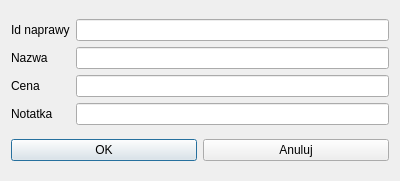
<?xml version="1.0" encoding="UTF-8"?>
<ui version="4.0">
 <class>PartDialog</class>
 <widget class="QDialog" name="PartDialog">
  <property name="geometry">
   <rect>
    <x>0</x>
    <y>0</y>
    <width>400</width>
    <height>181</height>
   </rect>
  </property>
  <property name="windowTitle">
   <string>Dialog</string>
  </property>
  <layout class="QVBoxLayout" name="verticalLayout">
   <item>
    <layout class="QGridLayout" name="gridLayout">
     <item row="3" column="0">
      <widget class="QLabel" name="LLnote">
       <property name="text">
        <string>Notatka</string>
       </property>
      </widget>
     </item>
     <item row="0" column="1">
      <widget class="QLineEdit" name="LEidrepair"/>
     </item>
     <item row="0" column="0">
      <widget class="QLabel" name="LLidrepair">
       <property name="text">
        <string>Id naprawy</string>
       </property>
      </widget>
     </item>
     <item row="1" column="0">
      <widget class="QLabel" name="LLname">
       <property name="text">
        <string>Nazwa</string>
       </property>
      </widget>
     </item>
     <item row="2" column="0">
      <widget class="QLabel" name="LLprice">
       <property name="text">
        <string>Cena</string>
       </property>
      </widget>
     </item>
     <item row="1" column="1">
      <widget class="QLineEdit" name="LEname"/>
     </item>
     <item row="2" column="1">
      <widget class="QLineEdit" name="LEprice">
       <property name="inputMethodHints">
        <set>Qt::ImhNone</set>
       </property>
      </widget>
     </item>
     <item row="3" column="1">
      <widget class="QLineEdit" name="LEnote"/>
     </item>
    </layout>
   </item>
   <item>
    <layout class="QHBoxLayout" name="horizontalLayout">
     <item>
      <widget class="QPushButton" name="PBok">
       <property name="text">
        <string>OK</string>
       </property>
      </widget>
     </item>
     <item>
      <widget class="QPushButton" name="PBanuluj">
       <property name="text">
        <string>Anuluj</string>
       </property>
      </widget>
     </item>
    </layout>
   </item>
  </layout>
 </widget>
 <tabstops>
  <tabstop>LEidrepair</tabstop>
  <tabstop>LEname</tabstop>
  <tabstop>LEprice</tabstop>
  <tabstop>LEnote</tabstop>
  <tabstop>PBok</tabstop>
  <tabstop>PBanuluj</tabstop>
 </tabstops>
 <resources/>
 <connections/>
</ui>
